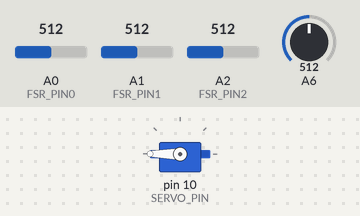
Recording of a sketch running on a simulated Arduino Uno, built with avr-gcc and run on an emulated ATmega328P. On the bench: servo. The inputs (shaded band) are chosen by the test bench; at power-on: A0 (FSR_PIN0) = 512, A1 (FSR_PIN1) = 512, A2 (FSR_PIN2) = 512, A6 = 512. What the sketch prints to the serial monitor is not drawn.

Above: at 1.7 s.
1.8 s: A0 (FSR_PIN0) set to 0
At 5.0 s:
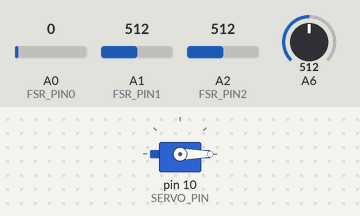
12.1 s: A1 (FSR_PIN1) set to 340
22.4 s: A2 (FSR_PIN2) set to 340
32.7 s: A0 (FSR_PIN0) set to 30
43.0 s: A1 (FSR_PIN1) set to 30
53.3 s: A6 set to 30
Timing chart, 0 to 56.3 s (numbered marks = the images above; inputs shaded):
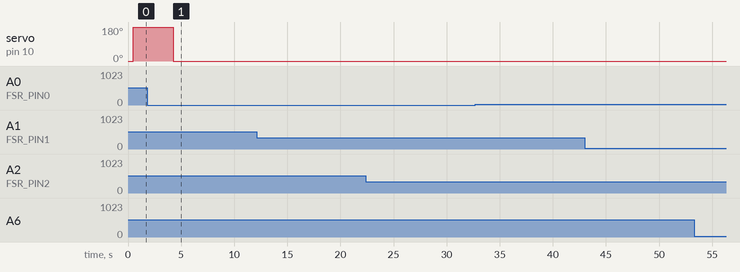

Measured:
- after the input at 1.8 s, servo on pin 10 (SERVO_PIN): goes on until 4.3 s, then stays 0°

The sketch:

pressure_flush.ino
```cpp
#include <Servo.h>

/* Forse Sensitive Resistor (FSR) variables */
const int FSR_PIN0    = A0;     // Pin connected to FSR/resistor divider
const int FSR_PIN1    = A1;     // Pin connected to FSR/resistor divider
const int FSR_PIN2    = A2;     // Pin connected to FSR/resistor divider
const float THRESHOLD = 350.00; // ADC value all 3 FSR sensors need to surpass to flush the toilet

/* Servo variables */
Servo myservo;            // create servo object to control a servo
const int SERVO_PIN = 10; // PWM digital pin 6

void setup() {
  Serial.begin(9600);

  pinMode(FSR_PIN0, INPUT);
  pinMode(FSR_PIN1, INPUT);
  pinMode(FSR_PIN2, INPUT);

  myservo.attach(SERVO_PIN); // attaches the servo on pin 10 to the myservo object
  myservo.write(0);          // move servo to starting position of 0 degrees
  delay(500);                // allow 500 ms for the servo to get to starting postition
  myservo.detach();          // detaches the servo to prevent vibrating and twitching when idle
}

void loop() {
  int fsrADC0 = analogRead(FSR_PIN0); // read value of FSR on pin A0
  int fsrADC1 = analogRead(FSR_PIN1); // read value of FSR on pin A1
  int fsrADC2 = analogRead(FSR_PIN2); // read value of FSR on pin A2

  Serial.print("A0: ");
  Serial.print(analogRead(fsrADC0));
  Serial.print(" A1: ");
  Serial.print(analogRead(fsrADC1));
  Serial.print(" A2: ");
  Serial.println(analogRead(fsrADC2));

  // flushes the toilet if all 3 FSR sensors are over the threshold value
  if (fsrADC0 >= THRESHOLD && fsrADC1 >= THRESHOLD && fsrADC2 >= THRESHOLD) {
    Serial.println("Flushing!");
    flush();
  }
}

void flush() {
  myservo.attach(SERVO_PIN);
  myservo.write(180);
  delay(3250);
  myservo.detach();
  delay(500);
  myservo.attach(SERVO_PIN);
  myservo.write(0);
  delay(1000);
  myservo.detach();
  //delay(25000); // delay that can account for time for water to refill tank
}
```
